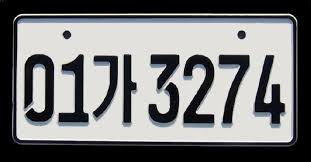
#> input picture HELLOPYTHON/day18_AI/TEAM3/test.jpg, 311 x 162 px
$ python carNumNum.py
#> lines starting #> are read from the running program, lines starting #| are printed output that depends on the picture; after the words box and inside, x2 and y2 are one past the last pixel; in counts of white or black regions, pixels touching at a corner belong together
import cv2
import pytesseract

import matplotlib.pyplot as plt
import numpy as np


# Read Input Image
plt.style.use('dark_background')

img_ori = cv2.imread('test.jpg')
#> img_ori is the input picture: shape (162, 311, 3); mean B, G, R 122.2, 121.5, 121

height, width, channel = img_ori.shape
#> height = 162; width = 311; channel = 3

plt.figure(figsize=(12, 10))
plt.imshow(img_ori, cmap='gray')

cv2.imshow('img_ori',img_ori)
cv2.waitKey(0)
cv2.destroyAllWindows()


# Convert Image to Grayscale
gray = cv2.cvtColor(img_ori, cv2.COLOR_BGR2GRAY)
cv2.imshow('gray1',gray)
cv2.waitKey(0)
cv2.destroyAllWindows()


# Maximize Contrast (Optional)
structuringElement = cv2.getStructuringElement(cv2.MORPH_RECT, (3, 3))

imgTopHat = cv2.morphologyEx(gray, cv2.MORPH_TOPHAT, structuringElement)
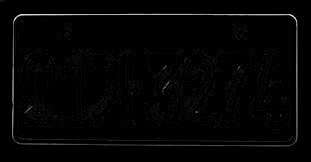
#> imgTopHat: shape (162, 311); min 0, max 240, mean 4.1
imgBlackHat = cv2.morphologyEx(gray, cv2.MORPH_BLACKHAT, structuringElement)
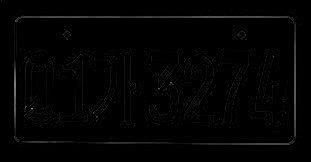
#> imgBlackHat: shape (162, 311); min 0, max 137, mean 3.2

imgGrayscalePlusTopHat = cv2.add(gray, imgTopHat)
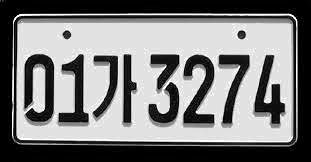
#> imgGrayscalePlusTopHat: shape (162, 311); min 0, max 255, mean 124.4
gray = cv2.subtract(imgGrayscalePlusTopHat, imgBlackHat)

cv2.imshow('gray2',gray)
cv2.waitKey(0)
cv2.destroyAllWindows()


# Adaptive Thresholding

img_blurred = cv2.GaussianBlur(gray, ksize=(5, 5), sigmaX=0)
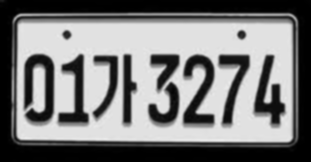
#> img_blurred: shape (162, 311); min 0, max 235, mean 122.9

img_thresh = cv2.adaptiveThreshold(
    img_blurred,
    maxValue=255.0,
    adaptiveMethod=cv2.ADAPTIVE_THRESH_GAUSSIAN_C,
    thresholdType=cv2.THRESH_BINARY_INV,
    blockSize=19,
    C=9
)
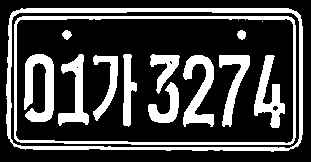
#> img_thresh: shape (162, 311); 26.5% white; 14 white regions (1 under 20 px)

cv2.imshow('img_thresh',img_thresh)
cv2.waitKey(0)
cv2.destroyAllWindows()


# Find Contours
contours, _ = cv2.findContours(
    img_thresh,
    mode=cv2.RETR_LIST,
    method=cv2.CHAIN_APPROX_SIMPLE
)
#> contours = 19 contours, 3 with area under 20; largest, box (x1, y1, x2, y2) and area: (6, 8, 303, 152) 41386, (10, 11, 300, 149) 38841, (14, 16, 296, 145) 35739, (15, 18, 294, 144) 34069, (24, 54, 54, 122) 1109

temp_result = np.zeros((height, width, channel), dtype=np.uint8)

#> (the run stopped early here; a loop or call above may not have finished)

$ run again, with HELLOPYTHON/day18_AI/TEAM3/car2.png saved as HELLOPYTHON/day18_AI/TEAM3/test.jpg
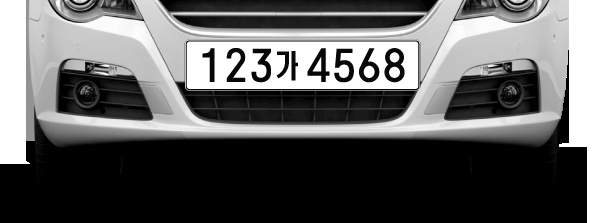
#> input picture HELLOPYTHON/day18_AI/TEAM3/car2.png, 594 x 223 px
#> img_ori is the input picture: shape (223, 594, 3); mean B, G, R 95.3, 95.3, 95.3
#> `imgBlackHat = cv2.morphologyEx(gray, cv2.MORPH_BLACKHAT, structuringEl..`:
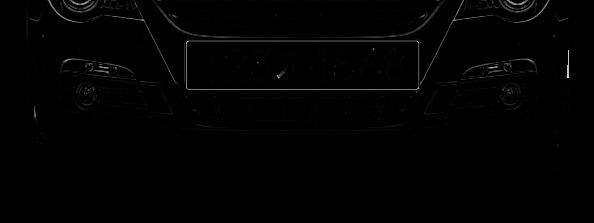
#> imgBlackHat: shape (223, 594); min 0, max 254, mean 2.1
#> `img_thresh = cv2.adaptiveThreshold( img_blurred, maxValue=255.0, adapt..`:
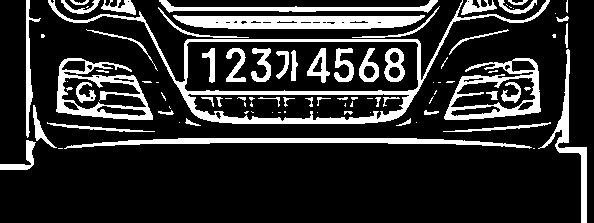
#> img_thresh: shape (223, 594); 17.9% white; 93 white regions (40 under 20 px)
#> contours = 130 contours, 65 with area under 20; largest, box (x1, y1, x2, y2) and area: (48, 0, 550, 124) 19854, (184, 41, 419, 92) 11503, (187, 93, 410, 122) 4650, (56, 58, 153, 120) 4022, (444, 58, 541, 120) 4003
